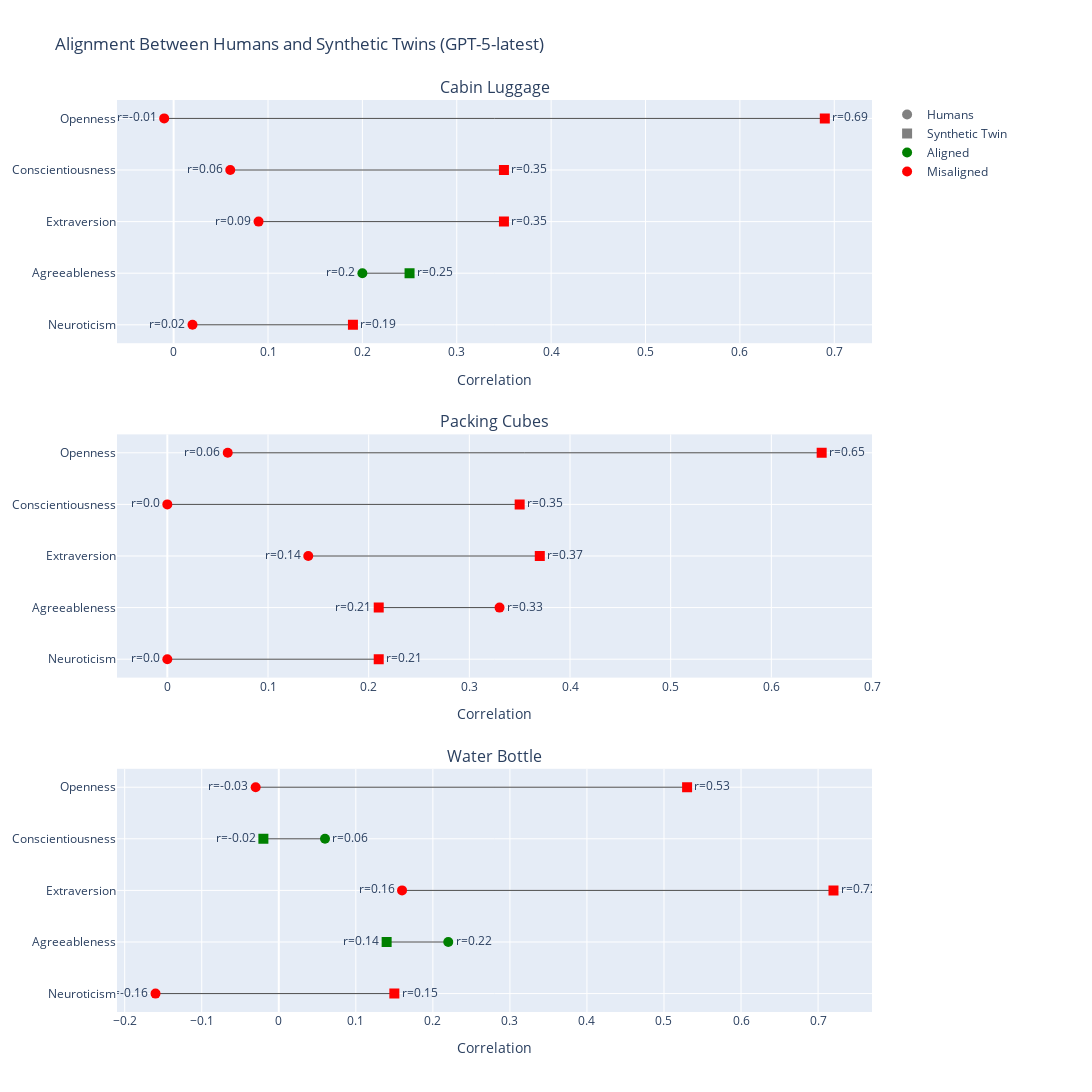

Notebook cell for this chart:
### Code cell
plot_alignment_with_humans("gpt-5-latest")

### Figure 1 — Plotly figure (JSON) as saved in the notebook; plotly's stock layout.template omitted (floating-point values rounded to 4 significant figures)
{"data": [{"line": {"color": "black", "width": 1}, "mode": "lines", "opacity": 0.7, "showlegend": false, "type": "scatter", "x": [-0.01, 0.69], "xaxis": "x", "y": ["Openness", "Openness"], "yaxis": "y"}, {"marker": {"color": "red", "size": 10, "symbol": "circle"}, "mode": "markers+text", "showlegend": false, "text": ["r=-0.01"], "textposition": "middle left", "type": "scatter", "x": [-0.01], "xaxis": "x", "y": ["Openness"], "yaxis": "y"}, {"marker": {"color": "red", "size": 10, "symbol": "square"}, "mode": "markers+text", "showlegend": false, "text": ["r=0.69"], "textposition": "middle right", "type": "scatter", "x": [0.69], "xaxis": "x", "y": ["Openness"], "yaxis": "y"}, {"line": {"color": "black", "width": 1}, "mode": "lines", "opacity": 0.7, "showlegend": false, "type": "scatter", "x": [0.06, 0.35], "xaxis": "x", "y": ["Conscientiousness", "Conscientiousness"], "yaxis": "y"}, {"marker": {"color": "red", "size": 10, "symbol": "circle"}, "mode": "markers+text", "showlegend": false, "text": ["r=0.06"], "textposition": "middle left", "type": "scatter", "x": [0.06], "xaxis": "x", "y": ["Conscientiousness"], "yaxis": "y"}, {"marker": {"color": "red", "size": 10, "symbol": "square"}, "mode": "markers+text", "showlegend": false, "text": ["r=0.35"], "textposition": "middle right", "type": "scatter", "x": [0.35], "xaxis": "x", "y": ["Conscientiousness"], "yaxis": "y"}, {"line": {"color": "black", "width": 1}, "mode": "lines", "opacity": 0.7, "showlegend": false, "type": "scatter", "x": [0.09, 0.35], "xaxis": "x", "y": ["Extraversion", "Extraversion"], "yaxis": "y"}, {"marker": {"color": "red", "size": 10, "symbol": "circle"}, "mode": "markers+text", "showlegend": false, "text": ["r=0.09"], "textposition": "middle left", "type": "scatter", "x": [0.09], "xaxis": "x", "y": ["Extraversion"], "yaxis": "y"}, {"marker": {"color": "red", "size": 10, "symbol": "square"}, "mode": "markers+text", "showlegend": false, "text": ["r=0.35"], "textposition": "middle right", "type": "scatter", "x": [0.35], "xaxis": "x", "y": ["Extraversion"], "yaxis": "y"}, {"line": {"color": "black", "width": 1}, "mode": "lines", "opacity": 0.7, "showlegend": false, "type": "scatter", "x": [0.2, 0.25], "xaxis": "x", "y": ["Agreeableness", "Agreeableness"], "yaxis": "y"}, {"marker": {"color": "green", "size": 10, "symbol": "circle"}, "mode": "markers+text", "showlegend": false, "text": ["r=0.2"], "textposition": "middle left", "type": "scatter", "x": [0.2], "xaxis": "x", "y": ["Agreeableness"], "yaxis": "y"}, {"marker": {"color": "green", "size": 10, "symbol": "square"}, "mode": "markers+text", "showlegend": false, "text": ["r=0.25"], "textposition": "middle right", "type": "scatter", "x": [0.25], "xaxis": "x", "y": ["Agreeableness"], "yaxis": "y"}, {"line": {"color": "black", "width": 1}, "mode": "lines", "opacity": 0.7, "showlegend": false, "type": "scatter", "x": [0.02, 0.19], "xaxis": "x", "y": ["Neuroticism", "Neuroticism"], "yaxis": "y"}, {"marker": {"color": "red", "size": 10, "symbol": "circle"}, "mode": "markers+text", "showlegend": false, "text": ["r=0.02"], "textposition": "middle left", "type": "scatter", "x": [0.02], "xaxis": "x", "y": ["Neuroticism"], "yaxis": "y"}, {"marker": {"color": "red", "size": 10, "symbol": "square"}, "mode": "markers+text", "showlegend": false, "text": ["r=0.19"], "textposition": "middle right", "type": "scatter", "x": [0.19], "xaxis": "x", "y": ["Neuroticism"], "yaxis": "y"}, {"line": {"color": "black", "width": 1}, "mode": "lines", "opacity": 0.7, "showlegend": false, "type": "scatter", "x": [0.06, 0.65], "xaxis": "x2", "y": ["Openness", "Openness"], "yaxis": "y2"}, {"marker": {"color": "red", "size": 10, "symbol": "circle"}, "mode": "markers+text", "showlegend": false, "text": ["r=0.06"], "textposition": "middle left", "type": "scatter", "x": [0.06], "xaxis": "x2", "y": ["Openness"], "yaxis": "y2"}, {"marker": {"color": "red", "size": 10, "symbol": "square"}, "mode": "markers+text", "showlegend": false, "text": ["r=0.65"], "textposition": "middle right", "type": "scatter", "x": [0.65], "xaxis": "x2", "y": ["Openness"], "yaxis": "y2"}, {"line": {"color": "black", "width": 1}, "mode": "lines", "opacity": 0.7, "showlegend": false, "type": "scatter", "x": [0, 0.35], "xaxis": "x2", "y": ["Conscientiousness", "Conscientiousness"], "yaxis": "y2"}, {"marker": {"color": "red", "size": 10, "symbol": "circle"}, "mode": "markers+text", "showlegend": false, "text": ["r=0.0"], "textposition": "middle left", "type": "scatter", "x": [0], "xaxis": "x2", "y": ["Conscientiousness"], "yaxis": "y2"}, {"marker": {"color": "red", "size": 10, "symbol": "square"}, "mode": "markers+text", "showlegend": false, "text": ["r=0.35"], "textposition": "middle right", "type": "scatter", "x": [0.35], "xaxis": "x2", "y": ["Conscientiousness"], "yaxis": "y2"}, {"line": {"color": "black", "width": 1}, "mode": "lines", "opacity": 0.7, "showlegend": false, "type": "scatter", "x": [0.14, 0.37], "xaxis": "x2", "y": ["Extraversion", "Extraversion"], "yaxis": "y2"}, {"marker": {"color": "red", "size": 10, "symbol": "circle"}, "mode": "markers+text", "showlegend": false, "text": ["r=0.14"], "textposition": "middle left", "type": "scatter", "x": [0.14], "xaxis": "x2", "y": ["Extraversion"], "yaxis": "y2"}, {"marker": {"color": "red", "size": 10, "symbol": "square"}, "mode": "markers+text", "showlegend": false, "text": ["r=0.37"], "textposition": "middle right", "type": "scatter", "x": [0.37], "xaxis": "x2", "y": ["Extraversion"], "yaxis": "y2"}, {"line": {"color": "black", "width": 1}, "mode": "lines", "opacity": 0.7, "showlegend": false, "type": "scatter", "x": [0.33, 0.21], "xaxis": "x2", "y": ["Agreeableness", "Agreeableness"], "yaxis": "y2"}, {"marker": {"color": "red", "size": 10, "symbol": "circle"}, "mode": "markers+text", "showlegend": false, "text": ["r=0.33"], "textposition": "middle right", "type": "scatter", "x": [0.33], "xaxis": "x2", "y": ["Agreeableness"], "yaxis": "y2"}, {"marker": {"color": "red", "size": 10, "symbol": "square"}, "mode": "markers+text", "showlegend": false, "text": ["r=0.21"], "textposition": "middle left", "type": "scatter", "x": [0.21], "xaxis": "x2", "y": ["Agreeableness"], "yaxis": "y2"}, {"line": {"color": "black", "width": 1}, "mode": "lines", "opacity": 0.7, "showlegend": false, "type": "scatter", "x": [0, 0.21], "xaxis": "x2", "y": ["Neuroticism", "Neuroticism"], "yaxis": "y2"}, {"marker": {"color": "red", "size": 10, "symbol": "circle"}, "mode": "markers+text", "showlegend": false, "text": ["r=0.0"], "textposition": "middle left", "type": "scatter", "x": [0], "xaxis": "x2", "y": ["Neuroticism"], "yaxis": "y2"}, {"marker": {"color": "red", "size": 10, "symbol": "square"}, "mode": "markers+text", "showlegend": false, "text": ["r=0.21"], "textposition": "middle right", "type": "scatter", "x": [0.21], "xaxis": "x2", "y": ["Neuroticism"], "yaxis": "y2"}, {"line": {"color": "black", "width": 1}, "mode": "lines", "opacity": 0.7, "showlegend": false, "type": "scatter", "x": [-0.03, 0.53], "xaxis": "x3", "y": ["Openness", "Openness"], "yaxis": "y3"}, {"marker": {"color": "red", "size": 10, "symbol": "circle"}, "mode": "markers+text", "showlegend": false, "text": ["r=-0.03"], "textposition": "middle left", "type": "scatter", "x": [-0.03], "xaxis": "x3", "y": ["Openness"], "yaxis": "y3"}, {"marker": {"color": "red", "size": 10, "symbol": "square"}, "mode": "markers+text", "showlegend": false, "text": ["r=0.53"], "textposition": "middle right", "type": "scatter", "x": [0.53], "xaxis": "x3", "y": ["Openness"], "yaxis": "y3"}, {"line": {"color": "black", "width": 1}, "mode": "lines", "opacity": 0.7, "showlegend": false, "type": "scatter", "x": [0.06, -0.02], "xaxis": "x3", "y": ["Conscientiousness", "Conscientiousness"], "yaxis": "y3"}, {"marker": {"color": "green", "size": 10, "symbol": "circle"}, "mode": "markers+text", "showlegend": false, "text": ["r=0.06"], "textposition": "middle right", "type": "scatter", "x": [0.06], "xaxis": "x3", "y": ["Conscientiousness"], "yaxis": "y3"}, {"marker": {"color": "green", "size": 10, "symbol": "square"}, "mode": "markers+text", "showlegend": false, "text": ["r=-0.02"], "textposition": "middle left", "type": "scatter", "x": [-0.02], "xaxis": "x3", "y": ["Conscientiousness"], "yaxis": "y3"}, {"line": {"color": "black", "width": 1}, "mode": "lines", "opacity": 0.7, "showlegend": false, "type": "scatter", "x": [0.16, 0.72], "xaxis": "x3", "y": ["Extraversion", "Extraversion"], "yaxis": "y3"}, {"marker": {"color": "red", "size": 10, "symbol": "circle"}, "mode": "markers+text", "showlegend": false, "text": ["r=0.16"], "textposition": "middle left", "type": "scatter", "x": [0.16], "xaxis": "x3", "y": ["Extraversion"], "yaxis": "y3"}, {"marker": {"color": "red", "size": 10, "symbol": "square"}, "mode": "markers+text", "showlegend": false, "text": ["r=0.72"], "textposition": "middle right", "type": "scatter", "x": [0.72], "xaxis": "x3", "y": ["Extraversion"], "yaxis": "y3"}, {"line": {"color": "black", "width": 1}, "mode": "lines", "opacity": 0.7, "showlegend": false, "type": "scatter", "x": [0.22, 0.14], "xaxis": "x3", "y": ["Agreeableness", "Agreeableness"], "yaxis": "y3"}, {"marker": {"color": "green", "size": 10, "symbol": "circle"}, "mode": "markers+text", "showlegend": false, "text": ["r=0.22"], "textposition": "middle right", "type": "scatter", "x": [0.22], "xaxis": "x3", "y": ["Agreeableness"], "yaxis": "y3"}, {"marker": {"color": "green", "size": 10, "symbol": "square"}, "mode": "markers+text", "showlegend": false, "text": ["r=0.14"], "textposition": "middle left", "type": "scatter", "x": [0.14], "xaxis": "x3", "y": ["Agreeableness"], "yaxis": "y3"}, {"line": {"color": "black", "width": 1}, "mode": "lines", "opacity": 0.7, "showlegend": false, "type": "scatter", "x": [-0.16, 0.15], "xaxis": "x3", "y": ["Neuroticism", "Neuroticism"], "yaxis": "y3"}, {"marker": {"color": "red", "size": 10, "symbol": "circle"}, "mode": "markers+text", "showlegend": false, "text": ["r=-0.16"], "textposition": "middle left", "type": "scatter", "x": [-0.16], "xaxis": "x3", "y": ["Neuroticism"], "yaxis": "y3"}, {"marker": {"color": "red", "size": 10, "symbol": "square"}, "mode": "markers+text", "showlegend": false, "text": ["r=0.15"], "textposition": "middle right", "type": "scatter", "x": [0.15], "xaxis": "x3", "y": ["Neuroticism"], "yaxis": "y3"}, {"marker": {"color": "gray", "size": 10, "symbol": "circle"}, "mode": "markers", "name": "Humans", "type": "scatter", "x": [null], "y": [null]}, {"marker": {"color": "gray", "size": 10, "symbol": "square"}, "mode": "markers", "name": "Synthetic Twin", "type": "scatter", "x": [null], "y": [null]}, {"marker": {"color": "green", "size": 10, "symbol": "circle"}, "mode": "markers", "name": "Aligned", "type": "scatter", "x": [null], "y": [null]}, {"marker": {"color": "red", "size": 10, "symbol": "circle"}, "mode": "markers", "name": "Misaligned", "type": "scatter", "x": [null], "y": [null]}], "layout": {"annotations": [{"font": {"size": 16}, "showarrow": false, "text": "Cabin Luggage", "x": 0.5, "xanchor": "center", "xref": "paper", "y": 1, "yanchor": "bottom", "yref": "paper"}, {"font": {"size": 16}, "showarrow": false, "text": "Packing Cubes", "x": 0.5, "xanchor": "center", "xref": "paper", "y": 0.6333, "yanchor": "bottom", "yref": "paper"}, {"font": {"size": 16}, "showarrow": false, "text": "Water Bottle", "x": 0.5, "xanchor": "center", "xref": "paper", "y": 0.2667, "yanchor": "bottom", "yref": "paper"}], "height": 1400, "legend": {"borderwidth": 0, "font": {"size": 12}, "traceorder": "normal", "x": 1.02, "y": 1}, "margin": {"b": 80, "l": 100, "r": 220, "t": 100}, "title": {"text": "Alignment Between Humans and Synthetic Twins (GPT-5-latest)"}, "width": 1300, "xaxis": {"anchor": "y", "domain": [0, 1], "range": [-0.06, 0.74], "title": {"text": "Correlation"}}, "xaxis2": {"anchor": "y2", "domain": [0, 1], "range": [-0.05, 0.7], "title": {"text": "Correlation"}}, "xaxis3": {"anchor": "y3", "domain": [0, 1], "range": [-0.21, 0.77], "title": {"text": "Correlation"}}, "yaxis": {"anchor": "x", "categoryarray": ["Neuroticism", "Agreeableness", "Extraversion", "Conscientiousness", "Openness"], "categoryorder": "array", "domain": [0.7333, 1]}, "yaxis2": {"anchor": "x2", "categoryarray": ["Neuroticism", "Agreeableness", "Extraversion", "Conscientiousness", "Openness"], "categoryorder": "array", "domain": [0.3667, 0.6333]}, "yaxis3": {"anchor": "x3", "categoryarray": ["Neuroticism", "Agreeableness", "Extraversion", "Conscientiousness", "Openness"], "categoryorder": "array", "domain": [0, 0.2667]}}}
